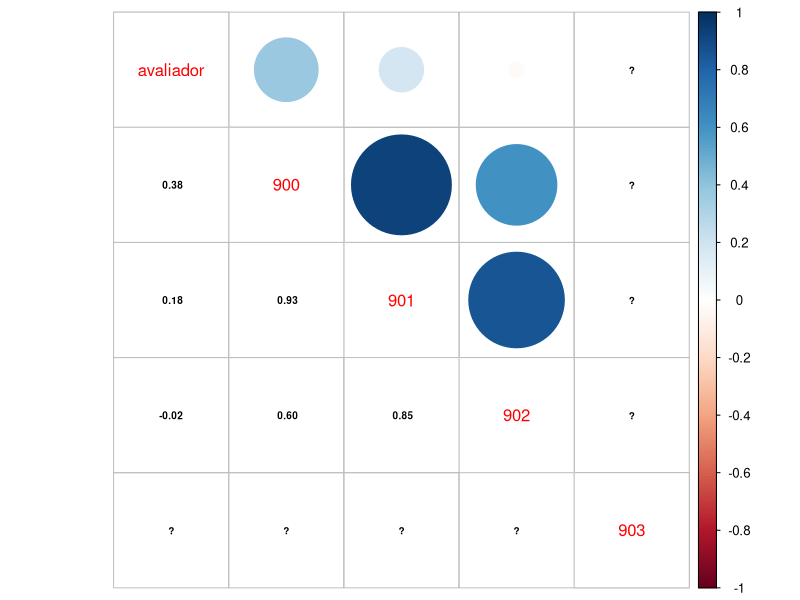
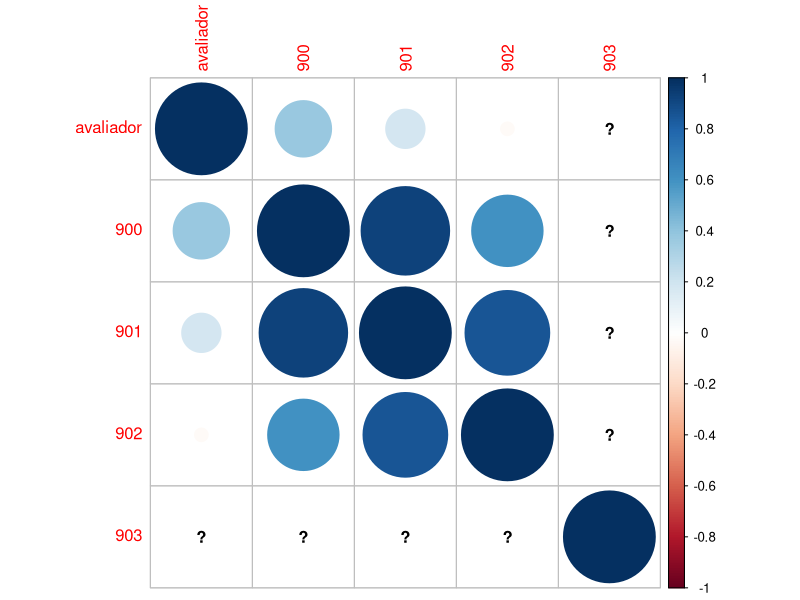
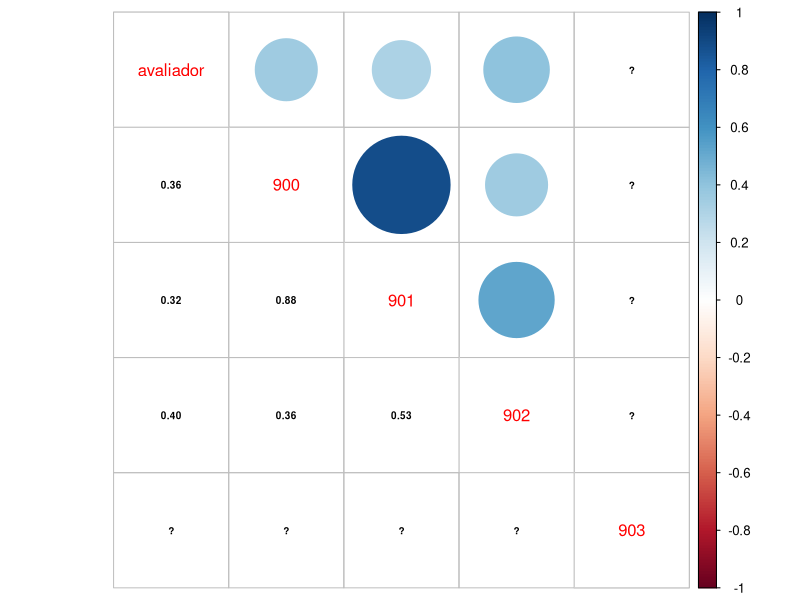
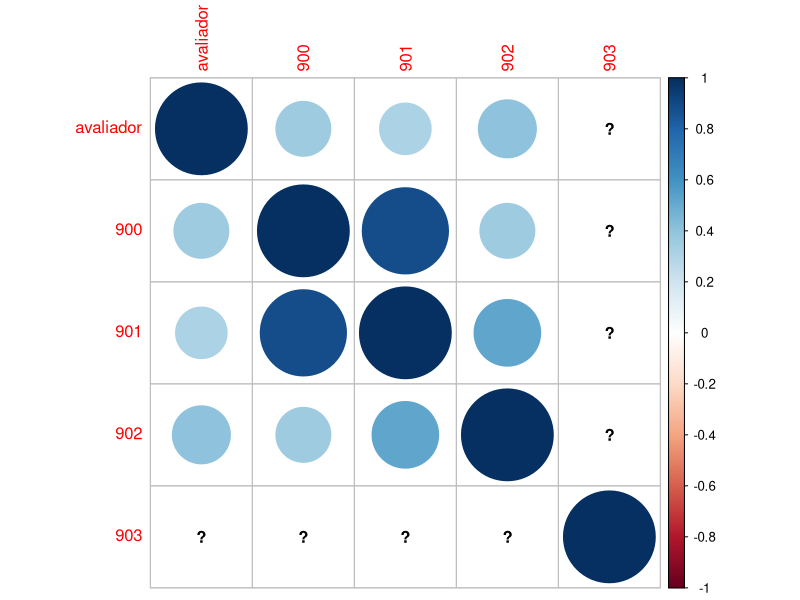
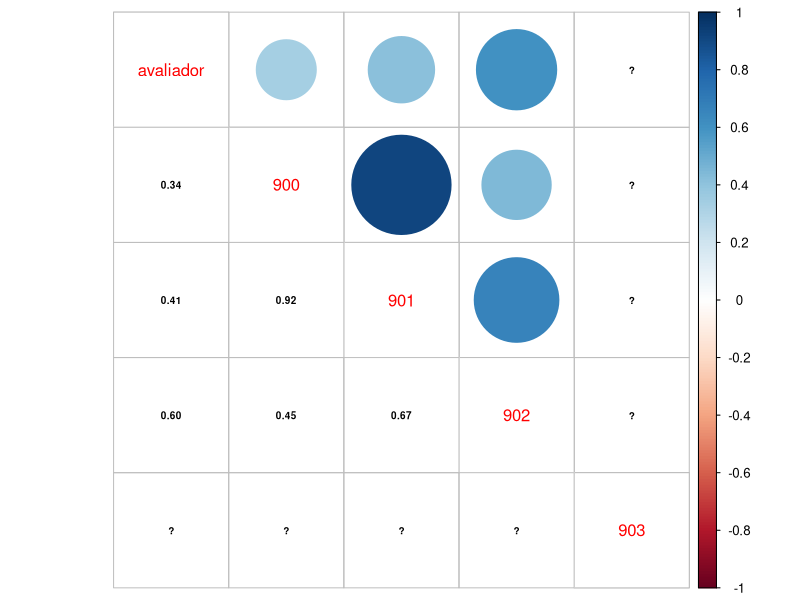
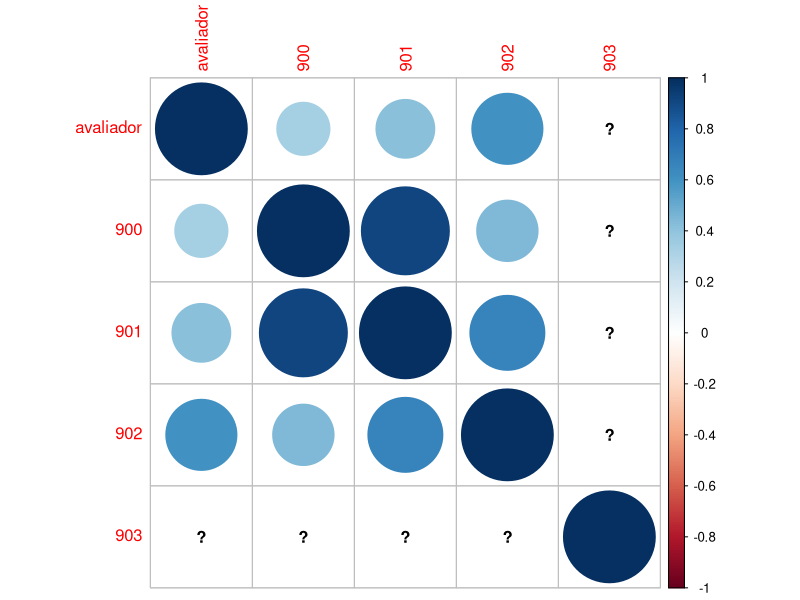

Generate these figures, in order, with R:
library(tidyr)
library(corrplot)
setwd("C:/PROJETOS/RExemplos")
notas <- read.csv("notas.csv", sep=";")
matrix <- spread(notas, avaliado, valor)
matrix[is.na(matrix)] <- 0

metodos <- c("pearson", "kendall", "spearman")

for (metodo in metodos) {
  jpeg(paste(metodo,".jpg"))
  correlacionado <- cor(matrix, method = metodo)
  corrplot.mixed(correlacionado, lower.col = "black", number.cex = .6)
  corrplot(correlacionado)
  dev.off()
}